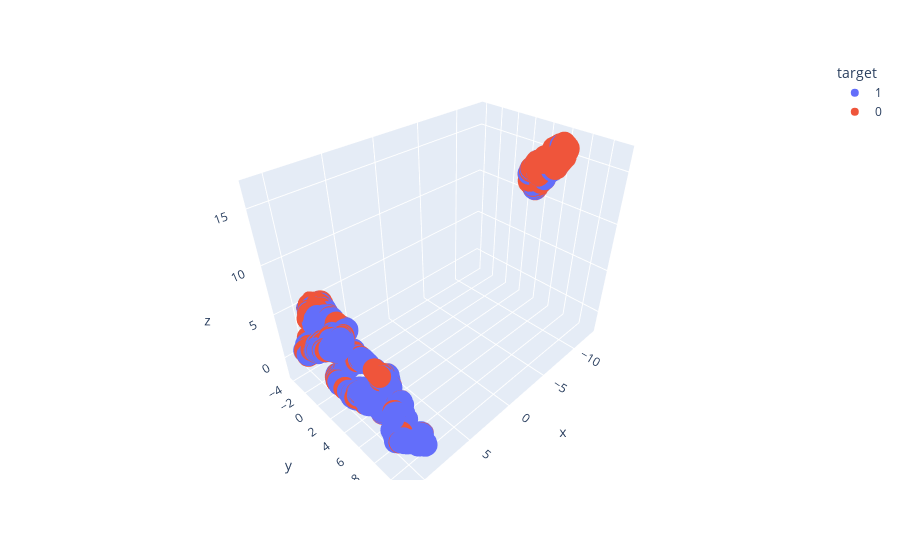

The cell this chart's notebook holds for it:
### Code cell
import plotly.express as px
df = pd.DataFrame(embedding_rf, columns=["x", "y"])
df["target"] = ytrain_rf.values.astype(str)
fig = px.scatter_3d(df, x = 'x', y = 'y', 
              color= 'target')
fig.show()

### Figure 1 — Plotly figure (JSON) as saved in the notebook; plotly's stock layout.template omitted (floating-point values rounded to 4 significant figures; data arrays with more than 128 entries replaced by an {"elided": "..."} marker saying what was removed)
{"data": [{"hovertemplate": "target=1<br>x=%{x}<br>y=%{y}<br>z=%{z}<extra></extra>", "legendgroup": "1", "marker": {"color": "#636efa", "symbol": "circle"}, "mode": "markers", "name": "1", "scene": "scene", "showlegend": true, "type": "scatter3d", "x": {"elided": "2176 float values"}, "y": {"elided": "2176 float values"}, "z": {"elided": "2176 float values"}}, {"hovertemplate": "target=0<br>x=%{x}<br>y=%{y}<br>z=%{z}<extra></extra>", "legendgroup": "0", "marker": {"color": "#EF553B", "symbol": "circle"}, "mode": "markers", "name": "0", "scene": "scene", "showlegend": true, "type": "scatter3d", "x": {"elided": "2000 float values"}, "y": {"elided": "2000 float values"}, "z": {"elided": "2000 float values"}}], "layout": {"legend": {"title": {"text": "target"}, "tracegroupgap": 0}, "margin": {"t": 60}, "scene": {"domain": {"x": [0, 1], "y": [0, 1]}, "xaxis": {"title": {"text": "x"}}, "yaxis": {"title": {"text": "y"}}, "zaxis": {"title": {"text": "z"}}}}}
